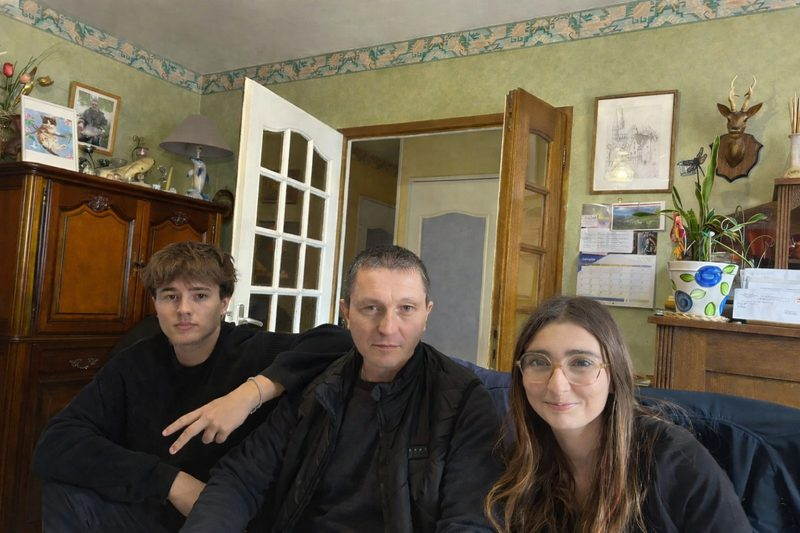
#> input picture data/mod_thumbs/fSE3xoJrvdQ.jpg, 800 x 533 px
$ python -i photo_filter_service.py   (imports and definitions only)
#> lines starting #> are read from the running program, lines starting #| are printed output that depends on the picture; after the words box and inside, x2 and y2 are one past the last pixel; in counts of white or black regions, pixels touching at a corner belong together
#> further down, picture is the input picture: PIL image 800x533 RGB; mean R, G, B 105.1, 95.1, 76.4
"""Filtres photo des membres (noir et blanc, rétro, vintage…) et mode Document.

Les filtres utilisent exactement les mêmes formules que l'aperçu du navigateur (fichier static/js/filtres.js) :
ce que la personne voit avant l'envoi est ce que le lien montrera.

Chaque filtre est une suite d'opérations simples, dosée par une intensité de 0 à 100 % :
- matrices de couleur (niveaux de gris, sépia, saturation, rotation de teinte), luminosité, contraste ;
- un voile de couleur en « produit » (teinte chaude ou froide) ;
- un vignettage (coins assombris).
"""
from __future__ import annotations

import math

import numpy as np
from PIL import Image

FILTERS: dict[str, dict] = {
    "noir_blanc": {"label": "Noir et blanc", "ops": [("grayscale", 1.0), ("contrast", 1.05)]},
    "dramatique": {"label": "Dramatique", "ops": [("grayscale", 1.0), ("contrast", 1.6), ("brightness", 0.95)]},
    "retro": {"label": "Rétro", "ops": [("sepia", 0.85), ("contrast", 1.05), ("brightness", 1.02)]},
    "vintage": {"label": "Vintage", "ops": [("sepia", 0.4), ("saturate", 0.8), ("contrast", 0.9), ("brightness", 1.06)],
                "vignette": 0.45},
    "intense": {"label": "Intense", "ops": [("contrast", 1.25), ("saturate", 1.7)]},
    "chaud": {"label": "Chaud", "ops": [("saturate", 1.15), ("brightness", 1.04)], "tint": ((255, 214, 170), 0.35)},
    "froid": {"label": "Froid", "ops": [("saturate", 0.95), ("brightness", 1.06)], "tint": ((170, 205, 255), 0.35)},
    "doux": {"label": "Doux", "ops": [("brightness", 1.08), ("contrast", 0.88), ("saturate", 0.9)]},
}

DOCUMENT = "document"
DOCUMENT_MODES = ("couleur", "gris", "scan")


def parse_filter(name: str | None) -> str:
    name = (name or "").strip().lower()
    return name if name in FILTERS or name == DOCUMENT else ""


# [81 lines left out: functions parse_strength, _matrix, _scaled, apply_filter_array, apply_filter, not called in this run]


# ------------------------------------------------------------------ mode Document

def _cv2():
    import cv2  # fourni avec NudeNet
    return cv2


# [6 lines left out: function _order, not called in this run]


def default_corners() -> list[list[float]]:
    return [[0.05, 0.05], [0.95, 0.05], [0.95, 0.95], [0.05, 0.95]]


def detect_corners(img: Image.Image) -> tuple[list[list[float]], bool]:
    """Coins de la feuille, en proportions (0..1) de l'image. (coins, trouvés ?)"""
    cv2 = _cv2()
    rgb = np.asarray(img.convert("RGB"))
    h, w = rgb.shape[:2]
#> h = 533; w = 800
    scale = 800 / max(h, w) if max(h, w) > 800 else 1.0
#> scale = 1
    small = cv2.resize(rgb, (max(1, int(w * scale)), max(1, int(h * scale))), interpolation=cv2.INTER_AREA)
    sh, sw = small.shape[:2]
#> sh = 533; sw = 800
    gray = cv2.cvtColor(small, cv2.COLOR_RGB2GRAY)
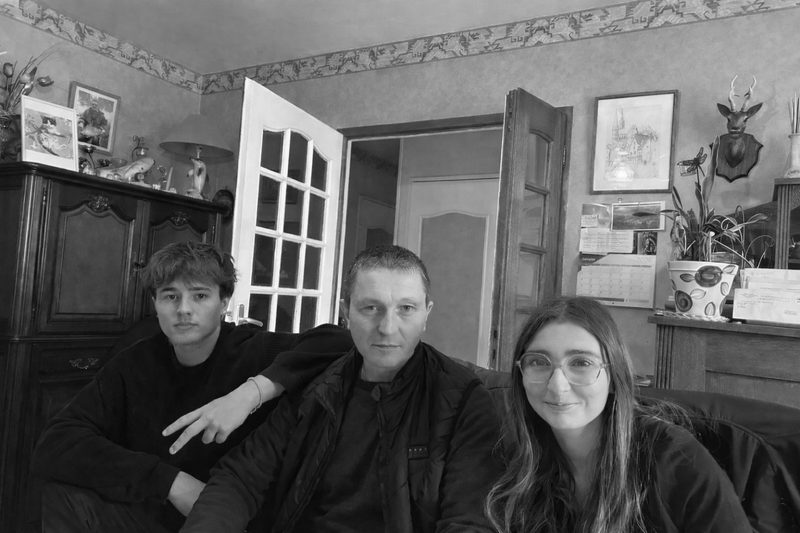
#> gray: shape (533, 800); min 0, max 254, mean 96
    gray = cv2.GaussianBlur(gray, (5, 5), 0)
    best, best_area = None, 0.0
    for lo, hi in ((30, 90), (50, 150), (75, 200)):
        edges = cv2.Canny(gray, lo, hi)
        edges = cv2.dilate(edges, np.ones((3, 3), np.uint8), iterations=2)
        contours, _ = cv2.findContours(edges, cv2.RETR_LIST, cv2.CHAIN_APPROX_SIMPLE)
        for c in sorted(contours, key=cv2.contourArea, reverse=True)[:8]:
            area = cv2.contourArea(c)
            if area < 0.15 * sw * sh:
                break
            peri = cv2.arcLength(c, True)
            for eps in (0.02, 0.03, 0.05):
                approx = cv2.approxPolyDP(c, eps * peri, True)
                if len(approx) == 4 and cv2.isContourConvex(approx) and area > best_area:
                    best, best_area = approx, area
                    break
#> this loop made 3 passes
#> pass 1, in detect_corners, `edges = cv2.Canny(gray, lo, hi)`:
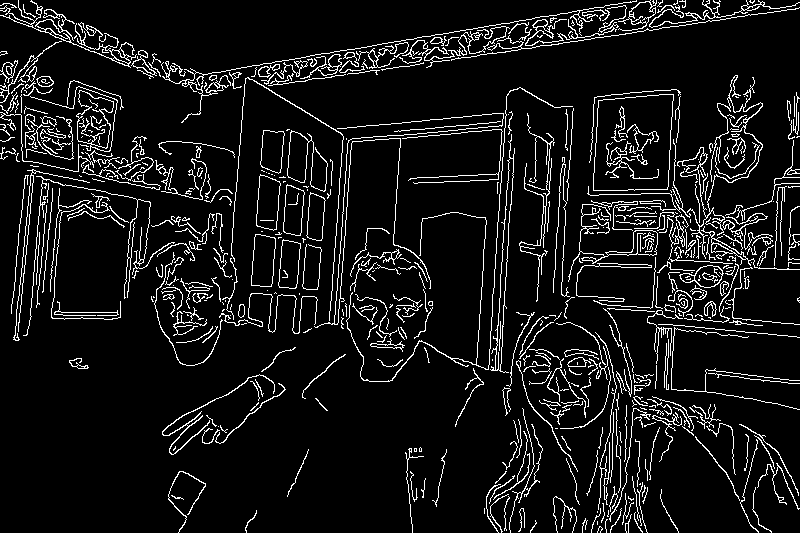
#> edges: shape (533, 800); 8.5% white in thin lines or dots
#> pass 1, in detect_corners, `edges = cv2.dilate(edges, np.ones((3, 3), np.uint8), iterations=2)`:
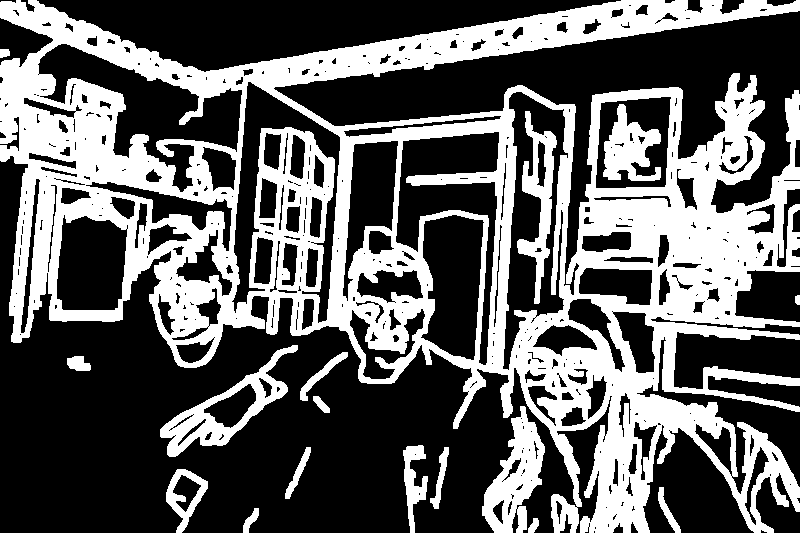
#> edges: shape (533, 800); 37.4% white; 17 white regions, largest, box (x1, y1, x2, y2) and area: (0, 0, 800, 533) 142505, (482, 406, 545, 533) 3867, (160, 345, 298, 457) 3609
#> pass 2, in detect_corners, `edges = cv2.Canny(gray, lo, hi)`:
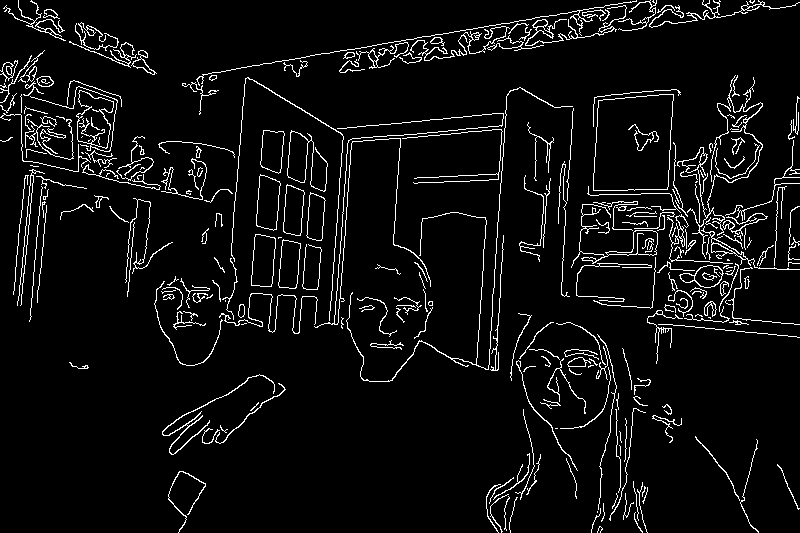
#> edges: shape (533, 800); 5.7% white in thin lines or dots
#> pass 2, in detect_corners, `edges = cv2.dilate(edges, np.ones((3, 3), np.uint8), iterations=2)`:
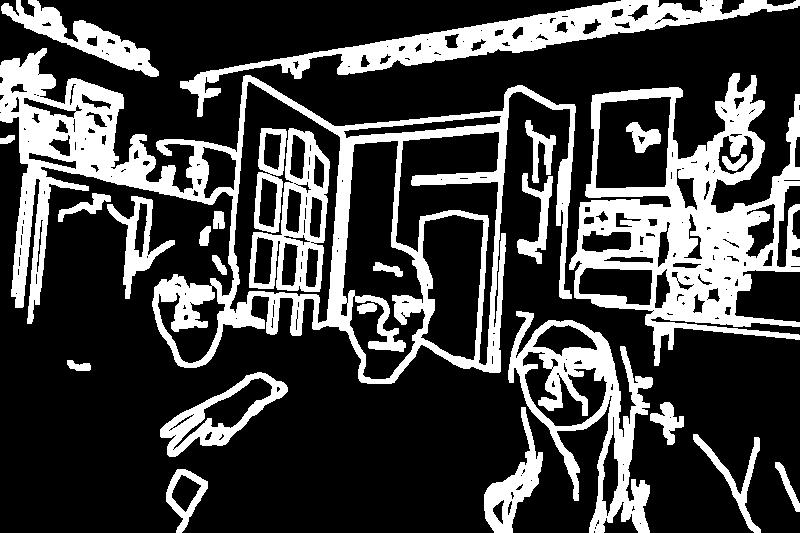
#> edges: shape (533, 800); 26.5% white; 26 white regions, largest, box (x1, y1, x2, y2) and area: (0, 48, 576, 384) 39444, (569, 73, 800, 366) 26465, (180, 0, 800, 117) 12244
#> after the loop:
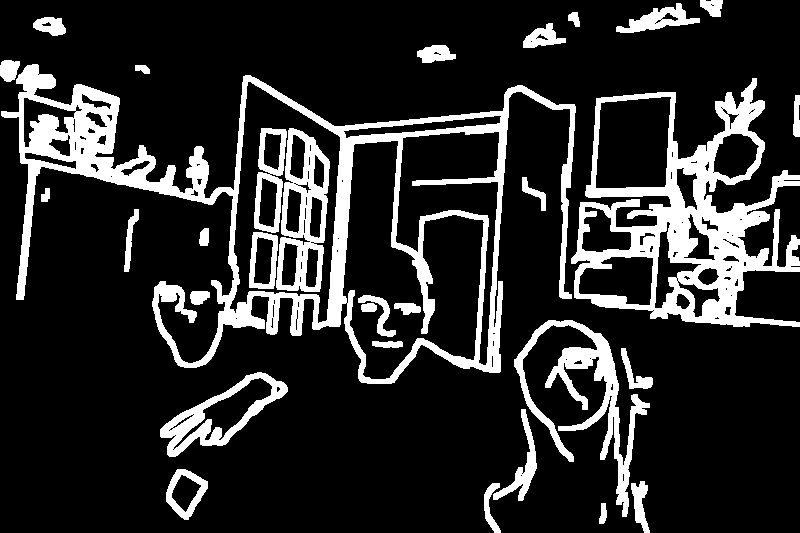
#> edges: shape (533, 800); 17% white; 31 white regions, largest, box (x1, y1, x2, y2) and area: (1, 64, 576, 384) 29604, (571, 78, 800, 327) 19364, (514, 320, 650, 517) 5670
#> after the loop, best_area = 0
    if best is None:
        return default_corners(), False
    pts = _order(best.reshape(4, 2))
    return [[round(float(x) / sw, 4), round(float(y) / sh, 4)] for x, y in pts], True


# [91 lines left out: functions parse_corners, straighten, _even_light, to_pdf_bytes, parse_crop, not called in this run]

>>> from PIL import Image
>>> picture = Image.open('../../data/mod_thumbs/fSE3xoJrvdQ.jpg')
>>> result = detect_corners(picture)
#> result = ([[0.05, 0.05], [0.95, 0.05], [0.95, 0.95], [0.05, 0.95]], False)
